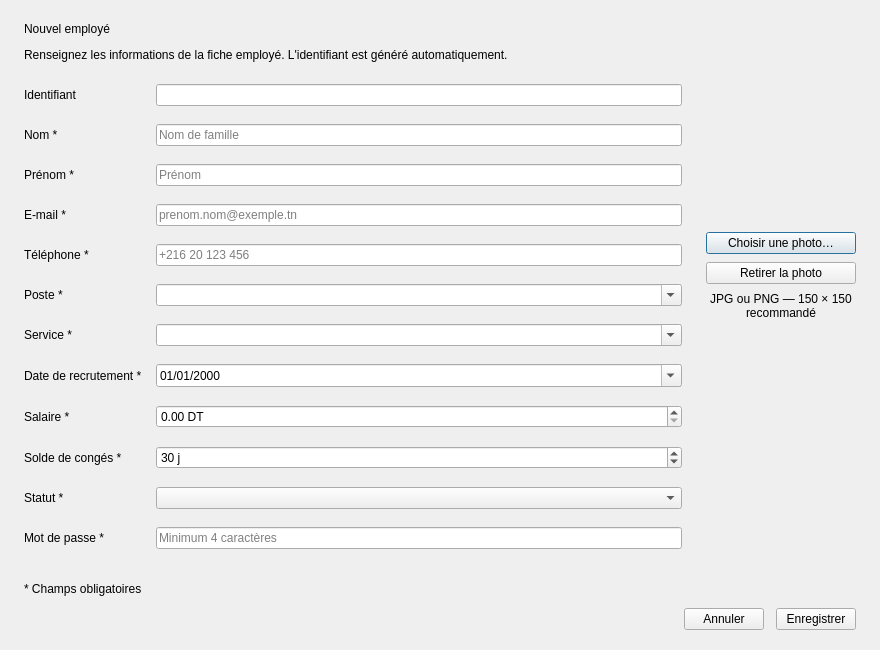
<?xml version="1.0" encoding="UTF-8"?>
<ui version="4.0">
 <class>DialogEmploye</class>
 <widget class="QDialog" name="DialogEmploye">
  <property name="geometry">
   <rect>
    <x>0</x>
    <y>0</y>
    <width>880</width>
    <height>650</height>
   </rect>
  </property>
  <property name="windowTitle">
   <string>Employé</string>
  </property>
  <layout class="QVBoxLayout" name="layoutPrincipal">
   <property name="spacing">
    <number>12</number>
   </property>
   <property name="leftMargin">
    <number>24</number>
   </property>
   <property name="topMargin">
    <number>22</number>
   </property>
   <property name="rightMargin">
    <number>24</number>
   </property>
   <property name="bottomMargin">
    <number>20</number>
   </property>
   <item>
    <widget class="QLabel" name="titreLabel">
     <property name="text">
      <string>Nouvel employé</string>
     </property>
    </widget>
   </item>
   <item>
    <widget class="QLabel" name="sousTitreLabel">
     <property name="text">
      <string>Renseignez les informations de la fiche employé. L'identifiant est généré automatiquement.</string>
     </property>
    </widget>
   </item>
   <item>
    <layout class="QHBoxLayout" name="ligneContenu">
     <property name="spacing">
      <number>24</number>
     </property>
     <item>
      <layout class="QGridLayout" name="formLayout">
       <property name="horizontalSpacing">
        <number>14</number>
       </property>
       <property name="verticalSpacing">
        <number>8</number>
       </property>
       <item row="0" column="0">
        <widget class="QLabel" name="labelId">
         <property name="text">
          <string>Identifiant</string>
         </property>
        </widget>
       </item>
       <item row="0" column="1">
        <widget class="QLineEdit" name="champId">
         <property name="readOnly">
          <bool>true</bool>
         </property>
        </widget>
       </item>
       <item row="1" column="0">
        <widget class="QLabel" name="labelNom">
         <property name="text">
          <string>Nom *</string>
         </property>
        </widget>
       </item>
       <item row="1" column="1">
        <widget class="QLineEdit" name="champNom">
         <property name="placeholderText">
          <string>Nom de famille</string>
         </property>
        </widget>
       </item>
       <item row="2" column="0">
        <widget class="QLabel" name="labelPrenom">
         <property name="text">
          <string>Prénom *</string>
         </property>
        </widget>
       </item>
       <item row="2" column="1">
        <widget class="QLineEdit" name="champPrenom">
         <property name="placeholderText">
          <string>Prénom</string>
         </property>
        </widget>
       </item>
       <item row="3" column="0">
        <widget class="QLabel" name="labelEmail">
         <property name="text">
          <string>E-mail *</string>
         </property>
        </widget>
       </item>
       <item row="3" column="1">
        <widget class="QLineEdit" name="champEmail">
         <property name="placeholderText">
          <string>prenom.nom@exemple.tn</string>
         </property>
        </widget>
       </item>
       <item row="4" column="0">
        <widget class="QLabel" name="labelTelephone">
         <property name="text">
          <string>Téléphone *</string>
         </property>
        </widget>
       </item>
       <item row="4" column="1">
        <widget class="QLineEdit" name="champTelephone">
         <property name="placeholderText">
          <string>+216 20 123 456</string>
         </property>
        </widget>
       </item>
       <item row="5" column="0">
        <widget class="QLabel" name="labelPoste">
         <property name="text">
          <string>Poste *</string>
         </property>
        </widget>
       </item>
       <item row="5" column="1">
        <widget class="QComboBox" name="champPoste">
         <property name="editable">
          <bool>true</bool>
         </property>
        </widget>
       </item>
       <item row="6" column="0">
        <widget class="QLabel" name="labelService">
         <property name="text">
          <string>Service *</string>
         </property>
        </widget>
       </item>
       <item row="6" column="1">
        <widget class="QComboBox" name="champService">
         <property name="editable">
          <bool>true</bool>
         </property>
        </widget>
       </item>
       <item row="7" column="0">
        <widget class="QLabel" name="labelDate">
         <property name="text">
          <string>Date de recrutement *</string>
         </property>
        </widget>
       </item>
       <item row="7" column="1">
        <widget class="QDateEdit" name="champDate">
         <property name="displayFormat">
          <string>dd/MM/yyyy</string>
         </property>
         <property name="calendarPopup">
          <bool>true</bool>
         </property>
        </widget>
       </item>
       <item row="8" column="0">
        <widget class="QLabel" name="labelSalaire">
         <property name="text">
          <string>Salaire *</string>
         </property>
        </widget>
       </item>
       <item row="8" column="1">
        <widget class="QDoubleSpinBox" name="champSalaire">
         <property name="decimals">
          <number>2</number>
         </property>
         <property name="maximum">
          <double>1000000.000000000000000</double>
         </property>
         <property name="suffix">
          <string> DT</string>
         </property>
        </widget>
       </item>
       <item row="9" column="0">
        <widget class="QLabel" name="labelSolde">
         <property name="text">
          <string>Solde de congés *</string>
         </property>
        </widget>
       </item>
       <item row="9" column="1">
        <widget class="QSpinBox" name="champSolde">
         <property name="suffix">
          <string> j</string>
         </property>
         <property name="maximum">
          <number>365</number>
         </property>
         <property name="value">
          <number>30</number>
         </property>
        </widget>
       </item>
       <item row="10" column="0">
        <widget class="QLabel" name="labelStatut">
         <property name="text">
          <string>Statut *</string>
         </property>
        </widget>
       </item>
       <item row="10" column="1">
        <widget class="QComboBox" name="champStatut"/>
       </item>
       <item row="11" column="0">
        <widget class="QLabel" name="labelMotDePasse">
         <property name="text">
          <string>Mot de passe *</string>
         </property>
        </widget>
       </item>
       <item row="11" column="1">
        <widget class="QLineEdit" name="champMotDePasse">
         <property name="echoMode">
          <enum>QLineEdit::Password</enum>
         </property>
         <property name="placeholderText">
          <string>Minimum 4 caractères</string>
         </property>
        </widget>
       </item>
      </layout>
     </item>
     <item>
      <layout class="QVBoxLayout" name="colonnePhoto">
       <property name="spacing">
        <number>8</number>
       </property>
       <item>
        <widget class="QLabel" name="apercuPhoto">
         <property name="minimumSize">
          <size>
           <width>150</width>
           <height>150</height>
          </size>
         </property>
         <property name="maximumSize">
          <size>
           <width>150</width>
           <height>150</height>
          </size>
         </property>
         <property name="alignment">
          <set>Qt::AlignCenter</set>
         </property>
        </widget>
       </item>
       <item>
        <widget class="QPushButton" name="btnChoisirPhoto">
         <property name="text">
          <string>Choisir une photo…</string>
         </property>
        </widget>
       </item>
       <item>
        <widget class="QPushButton" name="btnRetirerPhoto">
         <property name="text">
          <string>Retirer la photo</string>
         </property>
        </widget>
       </item>
       <item>
        <widget class="QLabel" name="aidePhoto">
         <property name="text">
          <string>JPG ou PNG — 150 × 150 recommandé</string>
         </property>
         <property name="wordWrap">
          <bool>true</bool>
         </property>
         <property name="alignment">
          <set>Qt::AlignHCenter|Qt::AlignTop</set>
         </property>
        </widget>
       </item>
       <item>
        <spacer name="spacerPhoto">
         <property name="orientation">
          <enum>Qt::Vertical</enum>
         </property>
         <property name="sizeHint" stdset="0">
          <size>
           <width>20</width>
           <height>40</height>
          </size>
         </property>
        </spacer>
       </item>
      </layout>
     </item>
    </layout>
   </item>
   <item>
    <widget class="QLabel" name="labelObligatoire">
     <property name="text">
      <string>* Champs obligatoires</string>
     </property>
    </widget>
   </item>
   <item>
    <layout class="QHBoxLayout" name="ligneBoutons">
     <item>
      <spacer name="spacerBoutons">
       <property name="orientation">
        <enum>Qt::Horizontal</enum>
       </property>
       <property name="sizeHint" stdset="0">
        <size>
         <width>40</width>
         <height>20</height>
        </size>
       </property>
      </spacer>
     </item>
     <item>
      <widget class="QPushButton" name="btnAnnuler">
       <property name="text">
        <string>Annuler</string>
       </property>
      </widget>
     </item>
     <item>
      <widget class="QPushButton" name="btnEnregistrer">
       <property name="text">
        <string>Enregistrer</string>
       </property>
      </widget>
     </item>
    </layout>
   </item>
  </layout>
 </widget>
 <resources/>
 <connections/>
</ui>
